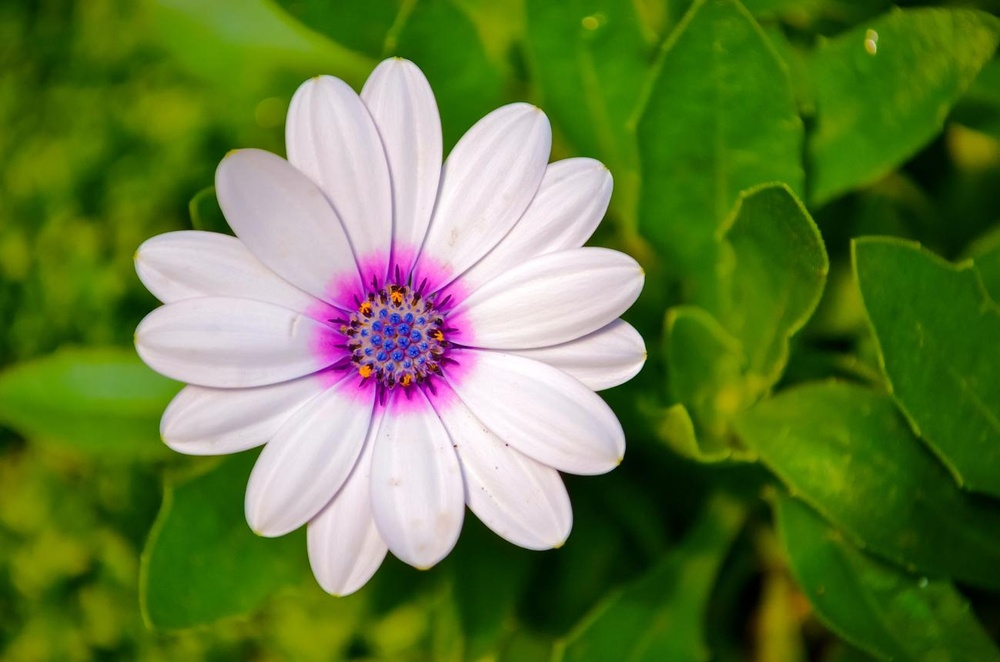
#> input picture flower.jpeg, 1000 x 662 px, shrunk from 1299 x 860 before the run
$ python 'exp 4.py'
#> lines starting #> are read from the running program, lines starting #| are printed output that depends on the picture
import cv2

img = cv2.imread("flower.jpeg")
#> img is the input picture: shape (662, 1000, 3); mean B, G, R 60.5, 123.8, 99.4

gray = cv2.cvtColor(img, cv2.COLOR_BGR2GRAY)
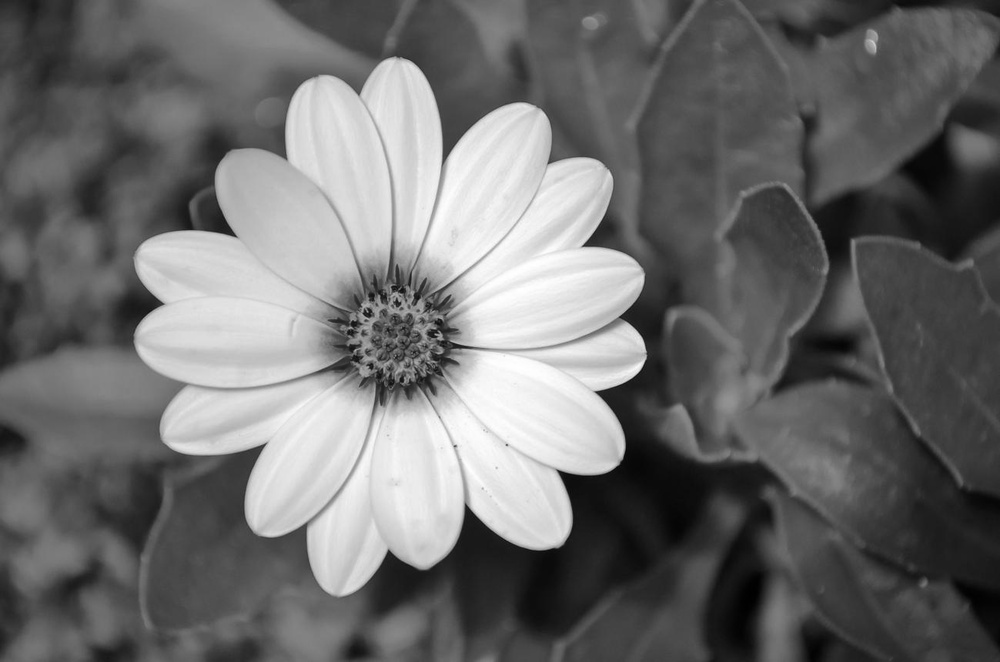
#> gray: shape (662, 1000); min 0, max 255, mean 109.3

equalized = cv2.equalizeHist(gray)
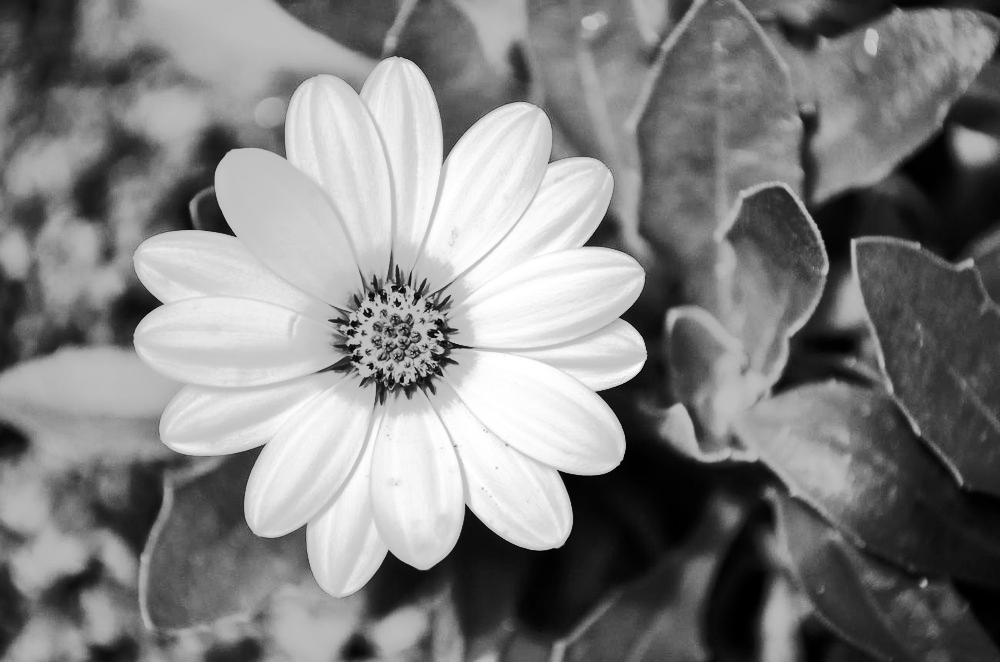
#> equalized: shape (662, 1000); min 0, max 255, mean 128.3

cv2.imshow("Original Image", gray)
cv2.imshow("Equalized Image", equalized)

cv2.waitKey(0)
cv2.destroyAllWindows()
